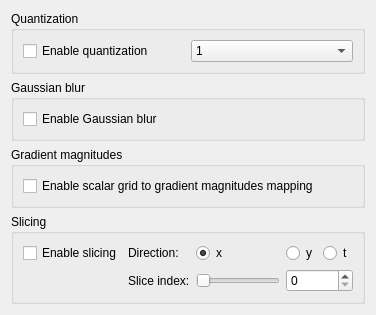
          <widget class="QWidget" name="PreprocessingSettingsPage">
           <attribute name="title">
            <string>Preprocessing</string>
           </attribute>
           <layout class="QVBoxLayout" name="verticalLayout_14">
            <item>
             <widget class="QGroupBox" name="quantizationGroupBox">
              <property name="title">
               <string>Quantization</string>
              </property>
              <layout class="QHBoxLayout" name="horizontalLayout_12">
               <item>
                <widget class="QCheckBox" name="quantizationCheckBox">
                 <property name="text">
                  <string>Enable quantization</string>
                 </property>
                </widget>
               </item>
               <item>
                <widget class="QComboBox" name="quantizationBitsComboBox">
                 <property name="currentIndex">
                  <number>0</number>
                 </property>
                 <item>
                  <property name="text">
                   <string>1</string>
                  </property>
                 </item>
                 <item>
                  <property name="text">
                   <string>2</string>
                  </property>
                 </item>
                 <item>
                  <property name="text">
                   <string>4</string>
                  </property>
                 </item>
                 <item>
                  <property name="text">
                   <string>8</string>
                  </property>
                 </item>
                </widget>
               </item>
              </layout>
             </widget>
            </item>
            <item>
             <widget class="QGroupBox" name="gaussianBlurGroupBox">
              <property name="title">
               <string>Gaussian blur</string>
              </property>
              <layout class="QHBoxLayout" name="horizontalLayout_14">
               <item>
                <widget class="QCheckBox" name="gaussianBlurCheckBox">
                 <property name="text">
                  <string>Enable Gaussian blur</string>
                 </property>
                </widget>
               </item>
              </layout>
             </widget>
            </item>
            <item>
             <widget class="QGroupBox" name="gradientsGroupBox">
              <property name="title">
               <string>Gradient magnitudes</string>
              </property>
              <layout class="QHBoxLayout" name="horizontalLayout_13">
               <item>
                <widget class="QCheckBox" name="gradientsCheckBox">
                 <property name="text">
                  <string>Enable scalar grid to gradient magnitudes mapping</string>
                 </property>
                </widget>
               </item>
              </layout>
             </widget>
            </item>
            <item>
             <widget class="QGroupBox" name="scalarDataSlicingGroupBox">
              <property name="title">
               <string>Slicing</string>
              </property>
              <layout class="QGridLayout" name="gridLayout_2">
               <item row="1" column="4">
                <widget class="QRadioButton" name="scalarDataSlicingDirectionYRadioButton">
                 <property name="text">
                  <string>y</string>
                 </property>
                </widget>
               </item>
               <item row="2" column="4" colspan="2">
                <widget class="QSpinBox" name="scalarDataSlicingSliceIndexSpinBox">
                 <property name="maximum">
                  <number>63</number>
                 </property>
                 <property name="singleStep">
                  <number>1</number>
                 </property>
                </widget>
               </item>
               <item row="2" column="2">
                <widget class="QLabel" name="scalarDataSlicingSliceIndexLabel">
                 <property name="text">
                  <string>Slice index:</string>
                 </property>
                </widget>
               </item>
               <item row="1" column="2">
                <widget class="QLabel" name="scalarDataSlicingDirectionLabel">
                 <property name="text">
                  <string>Direction:</string>
                 </property>
                </widget>
               </item>
               <item row="1" column="3">
                <widget class="QRadioButton" name="scalarDataSlicingDirectionXRadioButton">
                 <property name="text">
                  <string>x</string>
                 </property>
                 <property name="checked">
                  <bool>true</bool>
                 </property>
                </widget>
               </item>
               <item row="1" column="1">
                <widget class="QCheckBox" name="scalarDataslicingEnableCheckBox">
                 <property name="text">
                  <string>Enable slicing</string>
                 </property>
                 <property name="checked">
                  <bool>false</bool>
                 </property>
                </widget>
               </item>
               <item row="1" column="5">
                <widget class="QRadioButton" name="scalarDataSlicingDirectionTRadioButton">
                 <property name="text">
                  <string>t</string>
                 </property>
                </widget>
               </item>
               <item row="2" column="3">
                <widget class="QSlider" name="scalarDataSlicingSliceIndexHorizontalSlider">
                 <property name="sizePolicy">
                  <sizepolicy hsizetype="Preferred" vsizetype="Fixed">
                   <horstretch>0</horstretch>
                   <verstretch>0</verstretch>
                  </sizepolicy>
                 </property>
                 <property name="maximum">
                  <number>63</number>
                 </property>
                 <property name="orientation">
                  <enum>Qt::Horizontal</enum>
                 </property>
                </widget>
               </item>
              </layout>
             </widget>
            </item>
           </layout>
          </widget>
